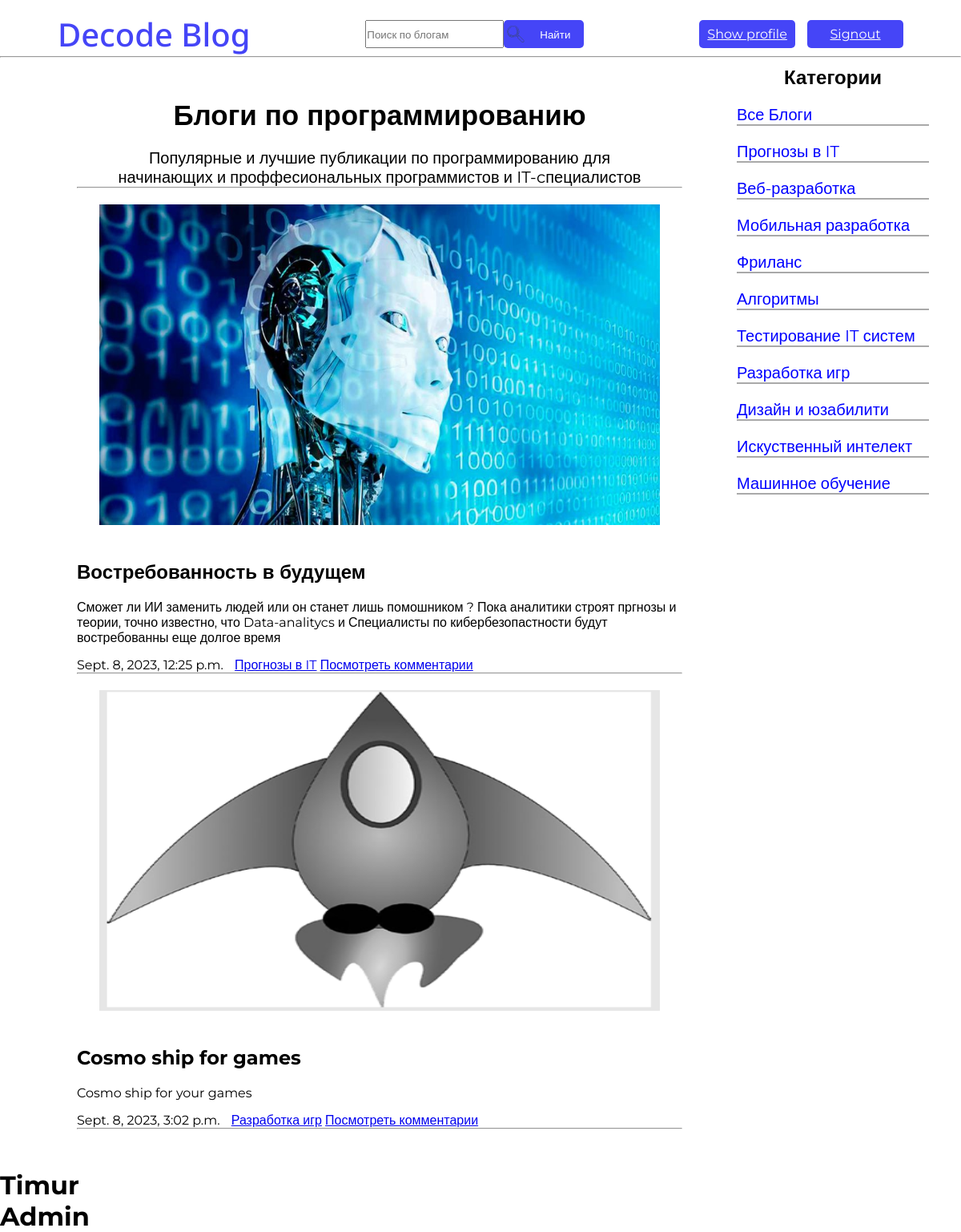
/blogs/ (signed in), run on the app's committed database.
### decode_blogs/models.py (models this page shows, shortened)
class Blog(models.Model):
    name = models.CharField(max_length=50)
    category = models.ForeignKey(Category, on_delete=models.CASCADE, null=True)
    image = models.ImageField(blank=True, upload_to=uniq_name_upload)
    description = models.TextField()
    date = models.DateTimeField(default=datetime.datetime.today())
    class Meta:
        verbose_name = 'Blog'
        verbose_name_plural = 'Blogs'

class Category(models.Model):
    name = models.CharField(max_length=50)
    class Meta:
        verbose_name = 'Category'
        verbose_name_plural = 'Categories'
    def __str__(self) -> str:
        return self.name

### decode_blogs/views.py (the view)
# urls.py: 2. Add a URL to urlpatterns:  path('', Home.as_view(), name='home')
def Home(request):
    data = {
        'title':'Главная',
        'menu': menu,
        'categories': Category.objects.all(),
        'blogs': Blog.objects.all(),
    }
    return render(request, 'decode_blogs/home.html', data)

### decode_blogs/templates/decode_blogs/Home.html (shortened to what this page needs)
{% load static %}
<!DOCTYPE html>
<html lang="en">
<head>
    <link rel="stylesheet" href="{% static 'decode_blogs/css/header.css' %}">
    <link rel="stylesheet" href="{% static 'decode_blogs/css/Home.css' %}">
</head>
<body>
    <header>
        <h1>Decode Blog</h1>
        <div class="header-div-1">
            <input type="search" placeholder="Поиск по блогам">
            <button id="button-find">
                <img src="{% static 'decode_blogs/images/search_icon.svg' %}" alt="" id="search_icon">
                Найти
            </button>
        </div>
        <div class="header-div-2">
            <a href="{% url 'decode_authe:profile' %}" class="button-reg">Show profile</a>
            <a href="{% url 'decode_authe:signout' %}" class="button-reg">Signout</a>
        </div>
    </header>
    <hr id="hr-line">
    <section class="main">
        <div class="blogs">
            <h2 id="h2-blog">Блоги по программированию </h2>
            <p id="h2-p">Популярные и лучшие публикации по программированию  для <br>начинающих и проффесиональных программистов и IT-cпециалистов</p>
            <hr>
            <div class="comments">
                {% for b in blogs %}
                <div class="main-info">
                    {% if b.image %}
                    <img src="{{ b.image.url }}" alt="comment-img" class="comment-img">
                    {% endif %}
                </div>
                <h2 id="blog-name">{{ b.name }}</h2>
                    <p id="description">{{ b.description }}</p>
                    <time id="blog-date">{{ b.date }}</time>
                    <a href="{% url 'decode_blogs:category' b.id %}" id="blog-category">{{ b.category }}</a>
                    <a href="{% url 'decode_blogs:comments-review' comment_id=b.id %}">Посмотреть комментарии</a>
                    <hr>
                    {% endfor %}
            </div>
            <div class="categories">
                <h2 id="categories-name">Категории</h2>
                {% if category_id == 0 %}
                    <a href="{% url 'decode_blogs:home' %}" class="selected-ctgr">Все товары</a>
                {% else %}
                    <a href="{% url 'decode_blogs:home' %}">Все Блоги</a>
                {% endif %}
                {% for ctgr in categories %}
                    {% if category_id == ctgr.id %}
                        <a href="{% url 'decode_blogs:category' ctgr.id %}" class="selected-ctgr">{{ctgr.name}}</a>
                    {% else %}
                        <a href="{% url 'decode_blogs:category' ctgr.id %}">{{ctgr.name}}</a>
                    {% endif %}
                {% endfor %}
            </div>
        </div>
    </section>
    {% if user %}
    <h1>{{ user.username }}</h1>
    <h1>{{ user.first_name }}</h1>
    {% endif %}
</body>
</html>

### decode_blogs/static/decode_blogs/css/Header.css (style rules this page uses)
* { margin: 0px; padding: 0px; }
header { display: flex; align-items: center; justify-content: space-around; margin-top: 15px; }
header h1 { color: rgb(69, 69, 247); font-weight: 500; font-size: 40px; font-family: 'Noto Sans', sans-serif; }
.header-div-1 { display: flex; height: 35px; }
#button-find { display: flex; align-items: center; width: 100px; height: 35px; border: rgb(69, 69, 247); border-radius: 5px; color: white; background-color: rgb(69, 69, 247) }
#search_icon { width: 30px; height: 25px; margin-right: 15px; }
.header-div-2 { display: flex; align-items: center; gap: 15px; }
.button-reg { display: flex; align-items: center; justify-content: center; text-align: center; width: 120px; height: 35px; border: rgb(69, 69, 247); border-radius: 5px; color: white; background-color: rgb(69, 69, 247) }

### decode_blogs/static/decode_blogs/css/Home.css (style rules this page uses)
* { margin: 0px; padding: 0px; font-family: 'Montserrat', sans-serif; }
.main { display: flex; padding: 50px 8%; justify-content: space-between; box-sizing: border-box; position: relative; }
.main-info { display: block; justify-content: center; align-items: center; text-align: center; }
.blogs { width: 75%; }
#h2-blog { display: flex; justify-content: center; align-items: center; font-size: 35px; }
#h2-p { margin-top: 20px; font-size: 20px; text-align: center; align-items: center; }
.comments { display: block; justify-content: left; align-items: left; }
#blog-name { margin-top: 40px; }
#description { margin-top: 20px; }
#blog-date, #blog-category { display: inline-block; margin-top: 15px; }
#blog-category { margin-left: 10px; }
.comment-img { margin-top: 20px; width: 700px; height: 400px; }
.categories { display: flex; flex-direction: column; gap: 20px; width: 20%; position: absolute; top: 0; right: 0; margin-right: 40px; margin-top: 10px; }
#categories-name { display: flex; justify-content: center; align-items: center; text-align: center; }
.categories a { text-decoration: none; color: blue; width: 100%; border-bottom:2px solid #a9a9a9 ; font-size: 20px; transition: 2s; }

### data on the page
Blog: image (picture), name "Востребованность в будущем", description "Сможет ли ИИ заменить людей или он станет лишь помошником ? Пока аналитики строят пргнозы и теории, точно известно, что Data-analitycs и Специалисты по кибербезопастности будут востребованны еще долгое время", date "Sept. 8, 2023, 12:25 p.m.", category "Прогнозы в IT"
Blog: image (picture), name "Cosmo ship for games", description "Cosmo ship for your games", date "Sept. 8, 2023, 3:02 p.m.", category "Разработка игр"
Category: name "Прогнозы в IT"
Category: name "Веб-разработка"
Category: name "Мобильная разработка"
Category: name "Фриланс"
Category: name "Алгоритмы"
Category: name "Тестирование IT систем"
Category: name "Разработка игр"
Category: name "Дизайн и юзабилити"
Category: name "Искуственный интелект"
Category: name "Машинное обучение"

### other printed values
{{ user.username }} "Timur"
{{ user.first_name }} "Admin"
